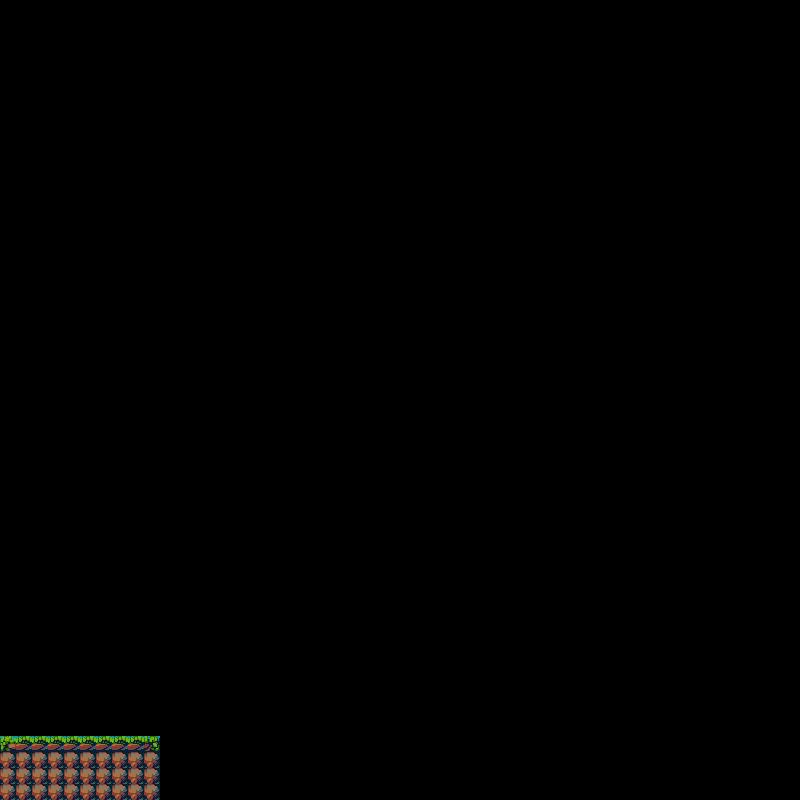

Below is a game level as drawn by its tile map, then a one-line description and the .tmx that defines it (tile-layer data replaced by summaries):
An orthogonal 50x50 tile map with 16x16 px tiles, 1 tile layer (Tiles) and 1 object (8).

<map version="1.0" orientation="orthogonal" renderorder="right-down" width="50" height="50" tilewidth="16" tileheight="16" nextobjectid="2">
 <tileset firstgid="1" source="../Spritesheets/arne_sprites.tsx" />
 <layer name="Tiles" width="50" height="50">
  <data>[2500 cells, 40 non-empty, 4 distinct tile ids]</data>
 </layer>
 <objectgroup name="ObjectsLayer">
  <object id="1" name="Player" type="8" gid="99" x="15.75" y="724.25" width="16" height="16">
   <properties>
    <property name="objectLayer" type="int" value="0" />
    <property name="renderLayer" type="int" value="0" />
   </properties>
  </object>
 </objectgroup>
</map>
